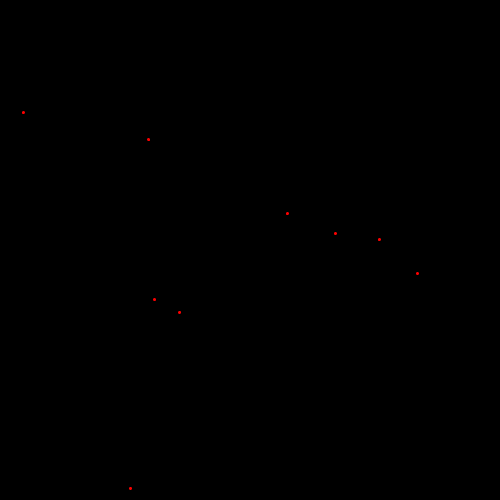
Frame 1 (no input)
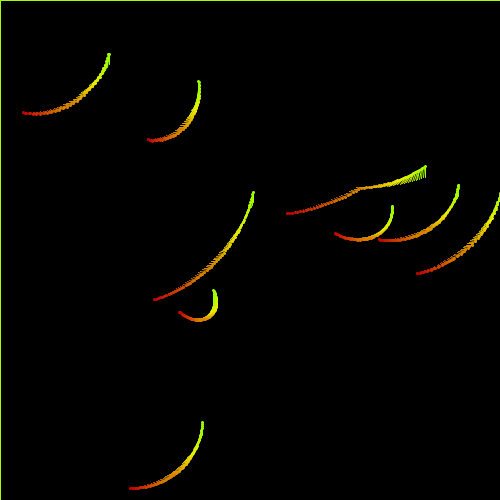
Frame 60 (the mouse pressed at the canvas centre just before this capture)
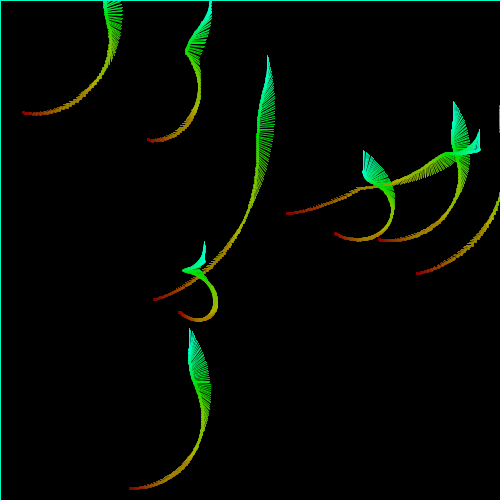
Frame 120 (the mouse held since frame 60 and released just before this capture)

The Processing sketch that drew these frames (run headless with seeded random() and noise(); from frame 60 on, the mouse is pressed at the canvas centre):

// Processing sketch: processing_152525
// ── processing_152525.pde

/*
 * Creative Coding
 * Week 3, 04 - spinning top: curved motion with sin() and cos()
 * by Indae Hwang and Jon McCormack
 * Copyright (c) 2014 Monash University
 *
 * This sketch is the first cut at translating the motion of a spinning top
 * to trace a drawing path. This sketch traces a path using sin() and cos()
 *
 */
// one
float[] xarray; // current drawing position x
float[] yarray; // current drawing position y
float[] dxarray; // change in position at each frame x
float[] dyarray; // change in position at each frame y

float rad;       // radius for the moving hand

int hue;
int num;

void setup() {
  size(500, 500);
  colorMode(HSB);
  hue = 0;
  
  // increase num to see more curls
  num = 9;
  
  //Initialise Arrays 
  xarray = new float[num];
  yarray = new float[num];
  dxarray = new float[num];
  dyarray = new float[num];

  //Input values into the Array
  for (int i=0; i<num; i++) {
    xarray[i] = width/num * random(num-1);
    yarray[i] = width/num * random(num-1);
    dxarray[i] = random(-1, 1);
    dyarray[i] = random(-1, 1);
  }
  background(0);
}

void draw() {
  // blend the old frames into the background doesn't work in javascript
 // blendMode(BLEND);
  fill(0, 1);
  rect(0, 0, width, height);
  rad = radians(frameCount);

  //Use values from array 
  for (int i=0; i<num; i++) {
    xarray[i] += dxarray[i];
    yarray[i] += dyarray[i];

  float max = 1;
  float min = 0.5;

  //When the shape hits the edge of the window, it reverses its direction and changes velocity
  if (xarray[i] > width-100 || xarray[i] < 100) {
    dxarray[i] = dxarray[i] > 0 ? -random(min, max) : random(min, max);
  }
  


  if (yarray[i] > height-100 || yarray[i] < 100) {
    dyarray[i] = dyarray[i] > 0 ? -random(min, max) : random(min, max);
  }

  float bx = xarray[i] + 100 * sin(rad);
  float by = yarray[i] + 100 * cos(rad);

  fill(hue, 255, 255);

  float radius = 100 * sin(rad*0.1);
  float handX = bx + radius * sin(rad*3);
  float handY = by + radius * cos(rad*3);

  stroke(hue, 255, 255);
  line(bx, by, handX, handY);
  ellipse(handX, handY, 2, 2);
  }
    hue ++;
    hue = hue % 255;
}
